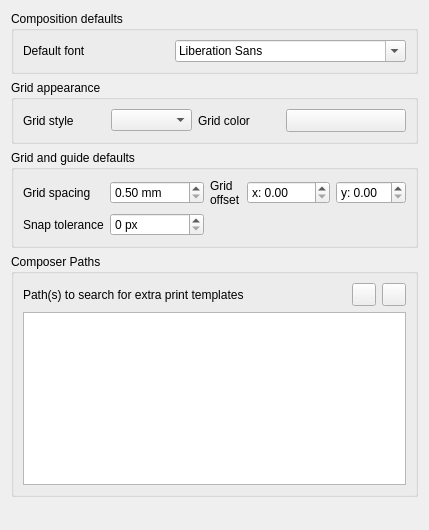
             <widget class="QWidget" name="mOptionsScrollAreaContents_12">
              <property name="geometry">
               <rect>
                <x>0</x>
                <y>0</y>
                <width>393</width>
                <height>530</height>
               </rect>
              </property>
              <layout class="QVBoxLayout" name="verticalLayout_39">
               <item>
                <widget class="QgsCollapsibleGroupBox" name="groupBox_3">
                 <property name="enabled">
                  <bool>true</bool>
                 </property>
                 <property name="title">
                  <string>Composition defaults</string>
                 </property>
                 <layout class="QGridLayout" name="gridLayout_8">
                  <item row="1" column="0">
                   <layout class="QHBoxLayout" name="horizontalLayout_39">
                    <item>
                     <widget class="QLabel" name="label_60">
                      <property name="text">
                       <string>Default font</string>
                      </property>
                     </widget>
                    </item>
                    <item>
                     <widget class="QFontComboBox" name="mComposerFontComboBox"/>
                    </item>
                   </layout>
                  </item>
                 </layout>
                </widget>
               </item>
               <item>
                <widget class="QgsCollapsibleGroupBox" name="groupBox_23">
                 <property name="title">
                  <string>Grid appearance</string>
                 </property>
                 <layout class="QGridLayout" name="gridLayout_9">
                  <item row="0" column="0">
                   <widget class="QLabel" name="label_66">
                    <property name="text">
                     <string>Grid style</string>
                    </property>
                   </widget>
                  </item>
                  <item row="0" column="2">
                   <widget class="QComboBox" name="mGridStyleComboBox"/>
                  </item>
                  <item row="0" column="3">
                   <widget class="QLabel" name="label_4">
                    <property name="text">
                     <string>Grid color</string>
                    </property>
                   </widget>
                  </item>
                  <item row="0" column="4">
                   <widget class="QgsColorButton" name="mGridColorButton">
                    <property name="minimumSize">
                     <size>
                      <width>120</width>
                      <height>0</height>
                     </size>
                    </property>
                    <property name="maximumSize">
                     <size>
                      <width>120</width>
                      <height>16777215</height>
                     </size>
                    </property>
                    <property name="text">
                     <string/>
                    </property>
                   </widget>
                  </item>
                 </layout>
                </widget>
               </item>
               <item>
                <widget class="QgsCollapsibleGroupBox" name="groupBox_24">
                 <property name="title">
                  <string>Grid and guide defaults</string>
                 </property>
                 <layout class="QGridLayout" name="gridLayout_11">
                  <item row="0" column="0">
                   <widget class="QLabel" name="label_61">
                    <property name="text">
                     <string>Grid spacing</string>
                    </property>
                   </widget>
                  </item>
                  <item row="0" column="1">
                   <widget class="QDoubleSpinBox" name="mGridResolutionSpinBox">
                    <property name="suffix">
                     <string> mm</string>
                    </property>
                    <property name="minimum">
                     <double>0.500000000000000</double>
                    </property>
                    <property name="maximum">
                     <double>9999.000000000000000</double>
                    </property>
                   </widget>
                  </item>
                  <item row="0" column="2">
                   <widget class="QLabel" name="label_63">
                    <property name="text">
                     <string>Grid offset</string>
                    </property>
                    <property name="wordWrap">
                     <bool>true</bool>
                    </property>
                   </widget>
                  </item>
                  <item row="0" column="3">
                   <layout class="QHBoxLayout" name="horizontalLayout_36">
                    <item>
                     <widget class="QDoubleSpinBox" name="mOffsetXSpinBox">
                      <property name="prefix">
                       <string>x: </string>
                      </property>
                      <property name="maximum">
                       <double>9999.000000000000000</double>
                      </property>
                     </widget>
                    </item>
                    <item>
                     <widget class="QDoubleSpinBox" name="mOffsetYSpinBox">
                      <property name="prefix">
                       <string>y: </string>
                      </property>
                      <property name="suffix">
                       <string/>
                      </property>
                     </widget>
                    </item>
                   </layout>
                  </item>
                  <item row="1" column="0">
                   <widget class="QLabel" name="label_62">
                    <property name="text">
                     <string>Snap tolerance</string>
                    </property>
                   </widget>
                  </item>
                  <item row="1" column="1">
                   <widget class="QSpinBox" name="mSnapToleranceSpinBox">
                    <property name="suffix">
                     <string> px</string>
                    </property>
                    <property name="maximum">
                     <number>200</number>
                    </property>
                   </widget>
                  </item>
                 </layout>
                </widget>
               </item>
               <item>
                <widget class="QgsCollapsibleGroupBox" name="groupBox_27">
                 <property name="title">
                  <string>Composer Paths</string>
                 </property>
                 <layout class="QGridLayout" name="_7">
                  <item row="0" column="0">
                   <widget class="QLabel" name="mSVGLabel_3">
                    <property name="text">
                     <string>Path(s) to search for extra print templates</string>
                    </property>
                   </widget>
                  </item>
                  <item row="0" column="1">
                   <spacer>
                    <property name="orientation">
                     <enum>Qt::Horizontal</enum>
                    </property>
                    <property name="sizeHint" stdset="0">
                     <size>
                      <width>31</width>
                      <height>20</height>
                     </size>
                    </property>
                   </spacer>
                  </item>
                  <item row="0" column="2">
                   <widget class="QToolButton" name="mBtnAddTemplatePath">
                    <property name="toolTip">
                     <string>Add new path</string>
                    </property>
                    <property name="text">
                     <string/>
                    </property>
                    <property name="icon">
                     <iconset resource="../../images/images.qrc">
                      <normaloff>:/images/themes/default/symbologyAdd.svg</normaloff>:/images/themes/default/symbologyAdd.svg</iconset>
                    </property>
                   </widget>
                  </item>
                  <item row="0" column="3">
                   <widget class="QToolButton" name="mBtnRemoveTemplatePath">
                    <property name="toolTip">
                     <string>Remove path</string>
                    </property>
                    <property name="text">
                     <string/>
                    </property>
                    <property name="icon">
                     <iconset resource="../../images/images.qrc">
                      <normaloff>:/images/themes/default/symbologyRemove.svg</normaloff>:/images/themes/default/symbologyRemove.svg</iconset>
                    </property>
                   </widget>
                  </item>
                  <item row="1" column="0" colspan="4">
                   <widget class="QListWidget" name="mListComposerTemplatePaths">
                    <property name="minimumSize">
                     <size>
                      <width>0</width>
                      <height>120</height>
                     </size>
                    </property>
                   </widget>
                  </item>
                 </layout>
                </widget>
               </item>
               <item>
                <spacer name="verticalSpacer_10">
                 <property name="orientation">
                  <enum>Qt::Vertical</enum>
                 </property>
                 <property name="sizeHint" stdset="0">
                  <size>
                   <width>20</width>
                   <height>40</height>
                  </size>
                 </property>
                </spacer>
               </item>
              </layout>
             </widget>
